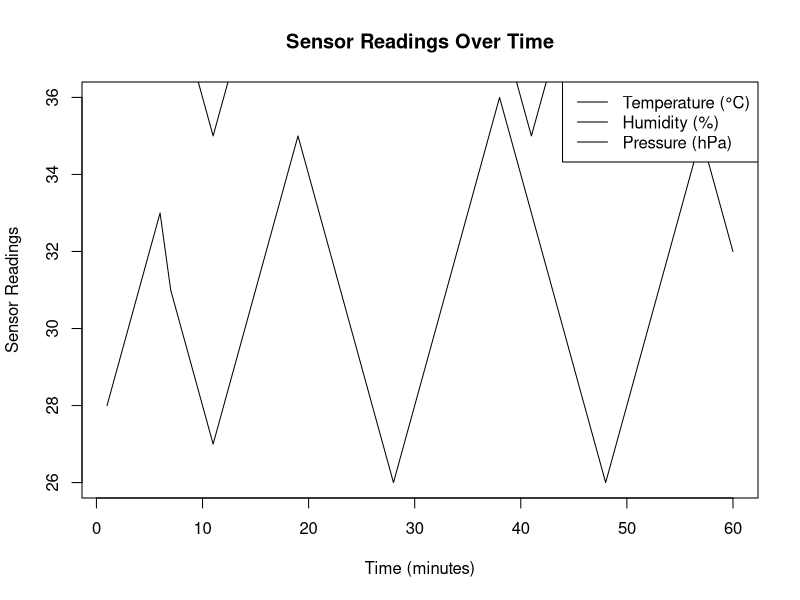

Write the R code that produced this figure.
# Create vectors representing sensor readings for 60 minutes
temperature <- c(28, 29, 30, 31, 32, 33, 31, 30, 29, 28,
                 27, 28, 29, 30, 31, 32, 33, 34, 35, 34,
                 33, 32, 31, 30, 29, 28, 27, 26, 27, 28,
                 29, 30, 31, 32, 33, 34, 35, 36, 35, 34,
                 33, 32, 31, 30, 29, 28, 27, 26, 27, 28,
                 29, 30, 31, 32, 33, 34, 35, 34, 33, 32)

humidity <- c(45, 44, 43, 42, 41, 40, 39, 38, 37, 36,
              35, 36, 37, 38, 39, 40, 41, 42, 43, 44,
              45, 46, 47, 48, 49, 50, 49, 48, 47, 46,
              45, 44, 43, 42, 41, 40, 39, 38, 37, 36,
              35, 36, 37, 38, 39, 40, 41, 42, 43, 44,
              45, 46, 47, 48, 49, 50, 49, 48, 47, 46)

pressure <- c(1012, 1013, 1012, 1011, 1010, 1009, 1010, 1011, 1012, 1013,
              1014, 1015, 1014, 1013, 1012, 1011, 1010, 1009, 1008, 1009,
              1010, 1011, 1012, 1013, 1014, 1015, 1016, 1015, 1014, 1013,
              1012, 1011, 1010, 1009, 1008, 1007, 1008, 1009, 1010, 1011,
              1012, 1013, 1014, 1015, 1016, 1015, 1014, 1013, 1012, 1011,
              1010, 1009, 1008, 1007, 1008, 1009, 1010, 1011, 1012, 1013)

# Create time vector (minutes)
time <- 1:60

# 1. Calculate average reading for each sensor
avg_temperature <- mean(temperature)
avg_humidity <- mean(humidity)
avg_pressure <- mean(pressure)

cat("Average Temperature:", avg_temperature, "°C\n")
cat("Average Humidity:", avg_humidity, "%\n")
cat("Average Pressure:", avg_pressure, "hPa\n\n")

# 2. Identify time intervals where temperature > 30 and humidity < 40
condition_indices <- which(temperature > 30 & humidity < 40)

cat("Time intervals (minutes) where temperature > 30°C and humidity < 40%:\n")
print(condition_indices)

# 3. Plot sensor readings over time
plot(time, temperature, type = "l",
     xlab = "Time (minutes)", ylab = "Sensor Readings",
     main = "Sensor Readings Over Time")

lines(time, humidity)
lines(time, pressure)

legend("topright",
       legend = c("Temperature (°C)", "Humidity (%)", "Pressure (hPa)"),
       lty = 1)
